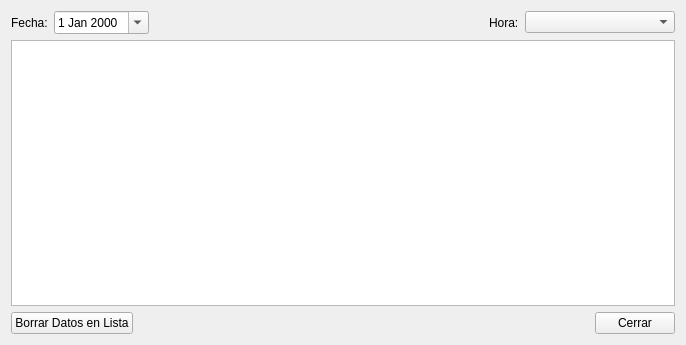
<?xml version="1.0" encoding="UTF-8"?>
<ui version="4.0">
 <class>browseWidget</class>
 <widget class="QWidget" name="browseWidget">
  <property name="geometry">
   <rect>
    <x>0</x>
    <y>0</y>
    <width>686</width>
    <height>345</height>
   </rect>
  </property>
  <property name="windowTitle">
   <string>Form</string>
  </property>
  <layout class="QVBoxLayout" name="verticalLayout">
   <item>
    <layout class="QHBoxLayout" name="horizontalLayout">
     <item>
      <widget class="QLabel" name="label">
       <property name="text">
        <string>Fecha:</string>
       </property>
      </widget>
     </item>
     <item>
      <widget class="QDateEdit" name="dateEdit">
       <property name="calendarPopup">
        <bool>true</bool>
       </property>
      </widget>
     </item>
     <item>
      <spacer name="horizontalSpacer">
       <property name="orientation">
        <enum>Qt::Horizontal</enum>
       </property>
       <property name="sizeHint" stdset="0">
        <size>
         <width>40</width>
         <height>20</height>
        </size>
       </property>
      </spacer>
     </item>
     <item>
      <widget class="QLabel" name="label_2">
       <property name="text">
        <string>Hora:</string>
       </property>
      </widget>
     </item>
     <item>
      <widget class="QComboBox" name="horaComboBox">
       <property name="sizePolicy">
        <sizepolicy hsizetype="Fixed" vsizetype="Fixed">
         <horstretch>200</horstretch>
         <verstretch>0</verstretch>
        </sizepolicy>
       </property>
       <property name="minimumSize">
        <size>
         <width>150</width>
         <height>0</height>
        </size>
       </property>
      </widget>
     </item>
    </layout>
   </item>
   <item>
    <widget class="QTableView" name="tableView"/>
   </item>
   <item>
    <layout class="QHBoxLayout" name="horizontalLayout_2">
     <item>
      <widget class="QPushButton" name="delButton">
       <property name="text">
        <string>Borrar Datos en Lista</string>
       </property>
      </widget>
     </item>
     <item>
      <spacer name="horizontalSpacer_2">
       <property name="orientation">
        <enum>Qt::Horizontal</enum>
       </property>
       <property name="sizeHint" stdset="0">
        <size>
         <width>40</width>
         <height>20</height>
        </size>
       </property>
      </spacer>
     </item>
     <item>
      <widget class="QPushButton" name="closeButton">
       <property name="text">
        <string>Cerrar</string>
       </property>
      </widget>
     </item>
    </layout>
   </item>
  </layout>
 </widget>
 <resources/>
 <connections>
  <connection>
   <sender>closeButton</sender>
   <signal>clicked()</signal>
   <receiver>browseWidget</receiver>
   <slot>close()</slot>
   <hints>
    <hint type="sourcelabel">
     <x>655</x>
     <y>327</y>
    </hint>
    <hint type="destinationlabel">
     <x>434</x>
     <y>-1</y>
    </hint>
   </hints>
  </connection>
 </connections>
</ui>
